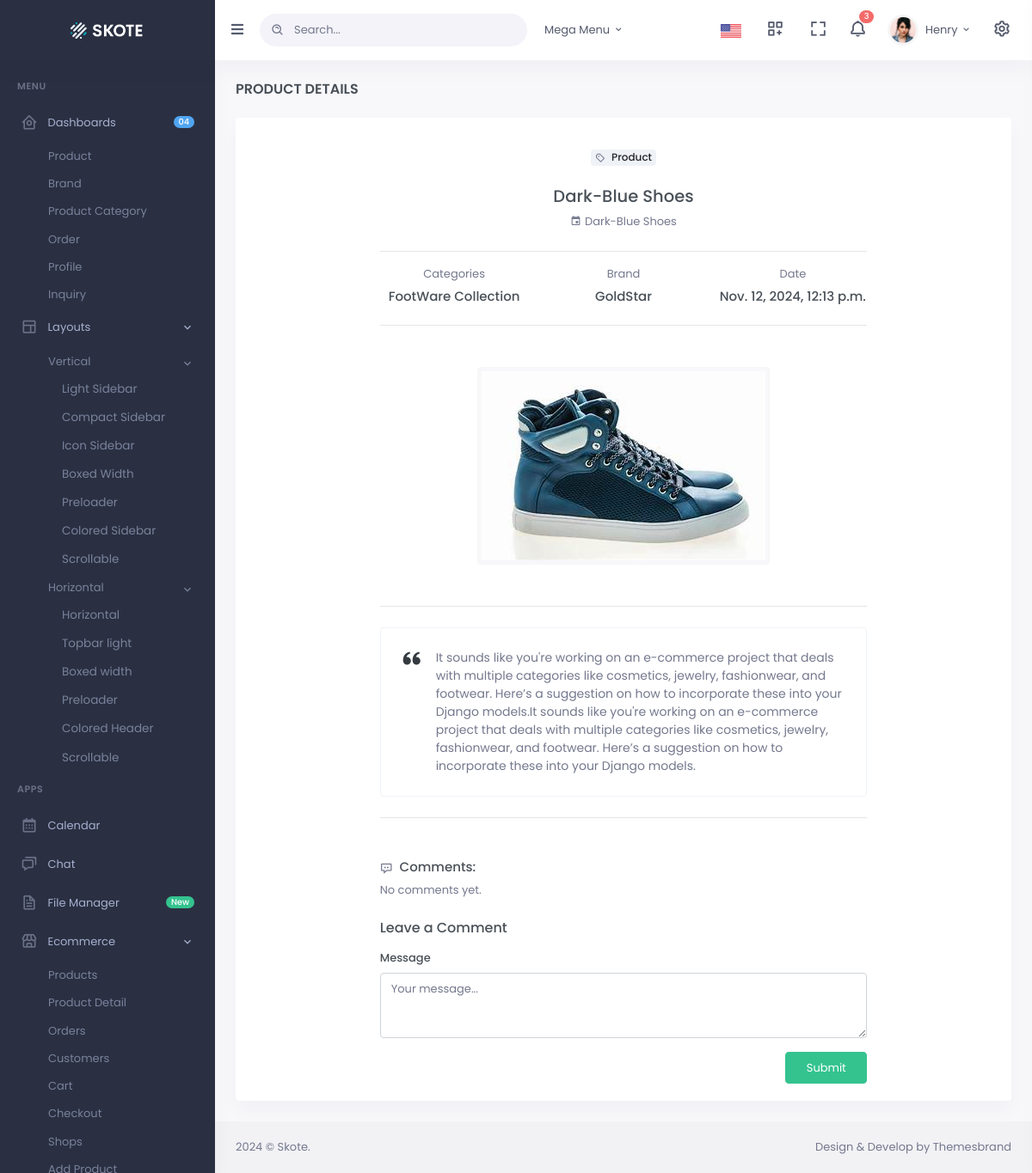
Page /backend/product/22detail/ on the committed database.
### backendapp/models.py (models this page shows, shortened)
class DateTimeModel(models.Model):
    created_at = models.DateTimeField(auto_now_add=True)
    updated_at = models.DateTimeField(auto_now=True)
    deleted_at = models.DateTimeField(null=True, blank=True)
    class Meta:
        abstract = True

class Product(DateTimeModel):
    name = models.CharField(max_length=255)
    description = models.TextField()
    price = models.DecimalField(max_digits=10, decimal_places=2)
    stock = models.PositiveIntegerField()
    available = models.BooleanField(default=True)
    category = models.ForeignKey(Category, on_delete=models.CASCADE, related_name='products')
    brand = models.ForeignKey(Brand, on_delete=models.CASCADE, related_name='products')
    image = models.ImageField(upload_to='products/', blank=True, null=True)

class Category(DateTimeModel):
    name = models.CharField(max_length=255)
    description = models.TextField(blank=True, null=True)
    def __str__(self):
        return self.name

class Brand(DateTimeModel):
    name = models.CharField(max_length=255)
    description = models.TextField(blank=True, null=True)
    def __str__(self):
        return self.name

### backendapp/views.py (the view, shortened to what this page needs)
# urls.py: path('product/<int:id>detail/', ProductDetailView.as_view(), name='product_detail'),
class ProductDetailView(TemplateView):
    template_name = "admintemplates/product/detail.html"
    def get_context_data(self, **kwargs):
        context = super().get_context_data(**kwargs)
        product_id = self.kwargs.get('id')
        product_obj = get_object_or_404(Product, id=product_id)
        comments = Review.objects.filter(product=product_obj)
        comment_form = ReviewForm()
        context.update({
            'product_detail': product_obj,
            'comments_list': comments,
            'comment_form': comment_form,
            'current_datetime': datetime.now()
        })
        return context

### backendapp/forms.py
class ReviewForm(forms.ModelForm):
    class Meta:
        model = Review
        fields = ['comment']
        widgets = {
            'comment': forms.Textarea(attrs={'rows': 3}),
        }

### templates/admintemplates/product/detail.html (shortened to what this page needs)
{% extends 'admintemplates/base.html' %}
{% load static %}
{% block mainblock %}
<div class="main-content">
    <div class="page-content">
        <div class="container-fluid">
            <div class="row">
                <div class="col-12">
                    <div class="page-title-box d-flex align-items-center justify-content-between">
                        <h4 class="mb-0 font-size-18">Product Details</h4>
                    </div>
                </div>
            </div>
            <div class="row">
                <div class="col-lg-12">
                    <div class="card">
                        <div class="card-body">
                            <div class="pt-3">
                                <div class="row justify-content-center">
                                    <div class="col-xl-8">
                                        <div>
                                            <div class="text-center">
                                                <div class="mb-4">
                                                    <a href="#" class="badge badge-light font-size-12">
                                                        <i class="bx bx-purchase-tag-alt align-middle text-muted mr-1"></i> Product
                                                    </a>
                                                </div>
                                                <h4>{{ product_detail.name }}</h4>
                                                <p class="text-muted mb-4"><i class="mdi mdi-calendar mr-1"></i>{{ product_detail.name }}</p>
                                            </div>
                                            <hr>
                                            <div class="text-center">
                                                <div class="row">
                                                    <div class="col-sm-4">
                                                        <div>
                                                            <p class="text-muted mb-2">Categories</p>
                                                            <h5 class="font-size-15">{{ product_detail.category }}</h5>
                                                        </div>
                                                    </div>
                                                    <div class="col-sm-4">
                                                        <div class="mt-4 mt-sm-0">
                                                            <p class="text-muted mb-2">Brand</p>
                                                            <h5 class="font-size-15">{{ product_detail.brand }}</h5>
                                                        </div>
                                                    </div>
                                                    <div class="col-sm-4">
                                                        <div class="mt-4 mt-sm-0">
                                                            <p class="text-muted mb-2">Date</p>
                                                            <h5 class="font-size-15">{{ current_datetime }}</h5>
                                                        </div>
                                                    </div>
                                                </div>
                                            </div>
                                            <hr>
                                            <div class="my-5">
                                                <img src="{{ product_detail.image.url }}" alt="{{ product_detail.name }}" class="img-thumbnail mx-auto d-block">
                                            </div>
                                            <hr>
                                            <div class="mt-4">
                                                <div class="text-muted font-size-14">
                                                    <blockquote class="p-4 border-light border rounded mb-4">
                                                        <div class="d-flex">
                                                            <div class="mr-3">
                                                                <i class="bx bxs-quote-alt-left text-dark font-size-24"></i>
                                                            </div>
                                                            <div>
                                                                <p class="mb-0"> {{ product_detail.description }}</p>
                                                            </div>
                                                        </div>
                                                    </blockquote>
                                                </div>
                                                <hr>
                                                <div class="mt-5">
                                                    <h5 class="font-size-15">
                                                        <i class="bx bx-message-dots text-muted align-middle mr-1"></i> Comments:
                                                    </h5>
                                                    <div>
                                                        {% if comments_list %}
                                                            {% for comment in comments_list %}
                                                            <div class="media py-3 border-top">
                                                                <div class="avatar-xs mr-3">
                                                                    <div class="avatar-title rounded-circle bg-light text-primary">
                                                                        <i class="bx bxs-user"></i>
                                                                    </div>
                                                                </div>
                                                                <div class="media-body">
                                                                    <h5 class="font-size-14 mb-1">
                                                                        {{ comment.author }}
                                                                        <small class="text-muted float-right">{{ comment.created_at|date:"F j, Y, g:i a" }}</small>
                                                                    </h5>
                                                                    <p class="text-muted">{{ comment.content }}</p>
                                                                </div>
                                                            </div>
                                                            {% endfor %}
                                                        {% else %}
                                                            <p class="text-muted">No comments yet.</p>
                                                        {% endif %}
                                                    </div>
                                                </div>
                                                <div class="mt-4">
                                                    <h5 class="font-size-16 mb-3">Leave a Comment</h5>
                                                    <form method="POST">
                                                        <div class="form-group">
                                                            <label for="commentmessage-input">Message</label>
                                                            <textarea class="form-control" id="commentmessage-input" name="content" placeholder="Your message..." rows="3" required></textarea>
                                                        </div>
                                                        <div class="text-right">
                                                            <button type="submit" class="btn btn-success w-sm">Submit</button>
                                                        </div>
                                                    </form>
                                                </div>
                                            </div>
                                        </div>
                                    </div>
                                </div>
                            </div>
                        </div>
                    </div>
                </div>
            </div>
        </div>
    </div>
    <footer class="footer">
        <div class="container-fluid">
            <div class="row">
                <div class="col-sm-6">
                </div>
                <div class="col-sm-6">
                    <div class="text-sm-right d-none d-sm-block">
                    </div>
                </div>
            </div>
        </div>
    </footer>
</div>
{% endblock %}

### rows in the picture
Product: name "Dark-Blue Shoes", category "FootWare Collection", brand "GoldStar", image (picture), description "It sounds like you're working on an e-commerce project that deals with multiple categories like cosmetics, jewelry, fashionwear, and footwear. Here’s a suggestion on how to incorporate these into your Django models.It sounds like you're working on an e-commerce project that deals with multiple categories like cosmetics, jewelry, fashionwear, and footwear. Here’s a suggestion on how to incorporate these into your Django models."
